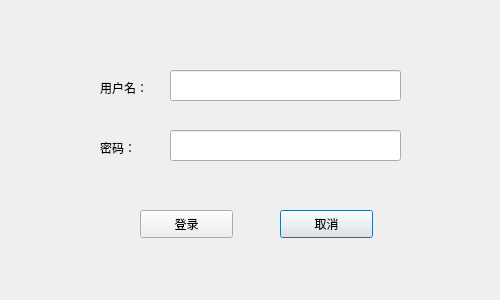
<?xml version="1.0" encoding="UTF-8"?>
<ui version="4.0">
 <class>Login</class>
 <widget class="QDialog" name="Login">
  <property name="geometry">
   <rect>
    <x>0</x>
    <y>0</y>
    <width>500</width>
    <height>300</height>
   </rect>
  </property>
  <property name="windowTitle">
   <string>登录ing……</string>
  </property>
  <widget class="QLabel" name="label">
   <property name="geometry">
    <rect>
     <x>100</x>
     <y>80</y>
     <width>72</width>
     <height>15</height>
    </rect>
   </property>
   <property name="text">
    <string>用户名：</string>
   </property>
  </widget>
  <widget class="QLineEdit" name="pwdLineEdit">
   <property name="geometry">
    <rect>
     <x>170</x>
     <y>130</y>
     <width>231</width>
     <height>31</height>
    </rect>
   </property>
   <property name="echoMode">
    <enum>QLineEdit::Password</enum>
   </property>
   <property name="placeholderText">
    <string/>
   </property>
  </widget>
  <widget class="QLineEdit" name="usrLineEdit">
   <property name="geometry">
    <rect>
     <x>170</x>
     <y>70</y>
     <width>231</width>
     <height>31</height>
    </rect>
   </property>
   <property name="text">
    <string/>
   </property>
   <property name="placeholderText">
    <string/>
   </property>
  </widget>
  <widget class="QPushButton" name="pushButton_2">
   <property name="geometry">
    <rect>
     <x>280</x>
     <y>210</y>
     <width>93</width>
     <height>28</height>
    </rect>
   </property>
   <property name="text">
    <string>取消</string>
   </property>
  </widget>
  <widget class="QLabel" name="label_2">
   <property name="geometry">
    <rect>
     <x>100</x>
     <y>140</y>
     <width>72</width>
     <height>15</height>
    </rect>
   </property>
   <property name="text">
    <string>密码：</string>
   </property>
  </widget>
  <widget class="QPushButton" name="pushButton">
   <property name="geometry">
    <rect>
     <x>140</x>
     <y>210</y>
     <width>93</width>
     <height>28</height>
    </rect>
   </property>
   <property name="text">
    <string>登录</string>
   </property>
  </widget>
 </widget>
 <resources/>
 <connections>
  <connection>
   <sender>pushButton_2</sender>
   <signal>clicked()</signal>
   <receiver>Login</receiver>
   <slot>close()</slot>
   <hints>
    <hint type="sourcelabel">
     <x>261</x>
     <y>251</y>
    </hint>
    <hint type="destinationlabel">
     <x>283</x>
     <y>198</y>
    </hint>
   </hints>
  </connection>
 </connections>
</ui>
